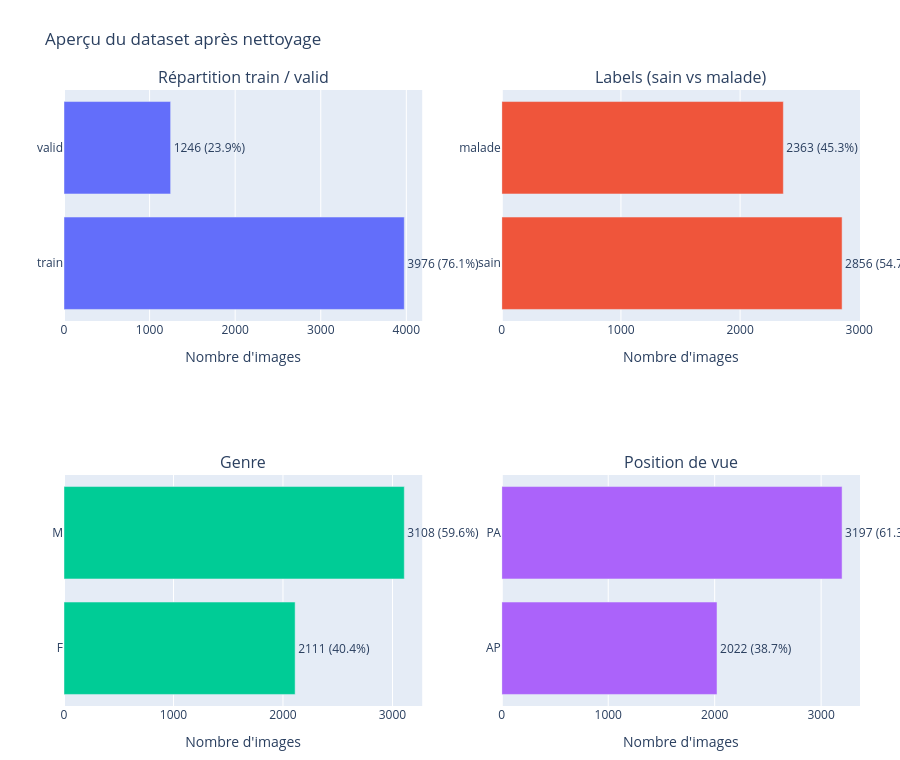
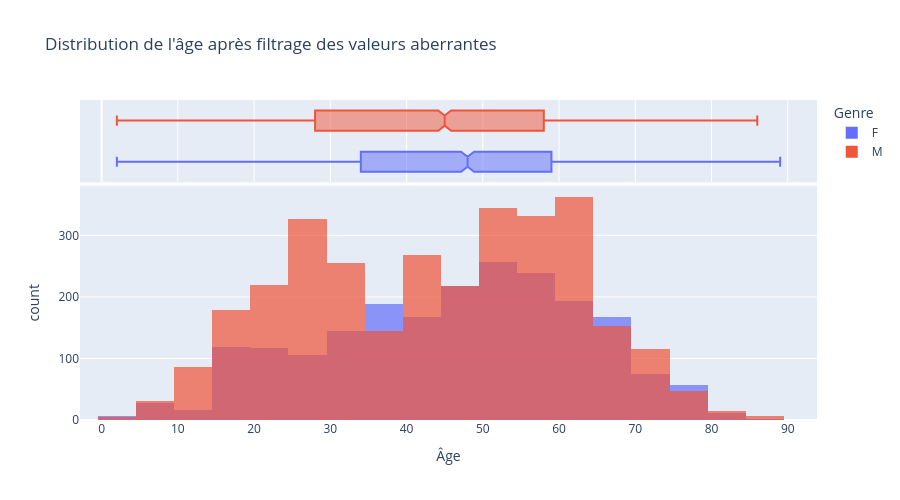

Notebook cell for these charts, in order:
### Code cell
# === Nettoyage et aperçu des données (style mi-projet) ===
df = df_raw.copy()

# Filtrage des âges aberrants dès la préparation
df_before_age_filter = df.copy()
df = df[df['Patient Age'] < 100].copy()
n_removed_age = len(df_before_age_filter) - len(df)

split_counts = df_split['train_valid'].value_counts().reindex(['train', 'valid']).fillna(0).astype(int)
label_counts = df['label'].value_counts().reindex(['sain', 'malade']).fillna(0).astype(int)
gender_counts = df['Patient Gender'].value_counts().reindex(['F', 'M']).fillna(0).astype(int)
position_counts = df['View Position'].value_counts().reindex(['AP', 'PA']).fillna(0).astype(int)

# Palette proche des defaults Plotly utilises dans le mi-projet
plotly_colors = ['#636EFA', '#EF553B', '#00CC96', '#AB63FA']

def add_count_bar(fig, series, row, col, color):
    total = series.sum()
    df_plot = pd.DataFrame({'cat': series.index.astype(str), 'count': series.values})
    df_plot['pct'] = 100 * df_plot['count'] / total if total > 0 else 0.0
    df_plot['text'] = df_plot['count'].astype(str) + ' (' + df_plot['pct'].round(1).astype(str) + '%)'
    fig.add_trace(
        go.Bar(
            x=df_plot['count'],
            y=df_plot['cat'],
            orientation='h',
            marker_color=color,
            text=df_plot['text'],
            textposition='outside',
            cliponaxis=False,
            showlegend=False,
            hovertemplate='%{y}: %{x}<extra></extra>',
        ),
        row=row,
        col=col,
    )

fig = make_subplots(
    rows=2, cols=2,
    subplot_titles=[
        'Répartition train / valid', 'Labels (sain vs malade)',
        'Genre', 'Position de vue'
    ],
    specs=[[{'type': 'bar'}, {'type': 'bar'}],
           [{'type': 'bar'}, {'type': 'bar'}]]
)

add_count_bar(fig, split_counts, 1, 1, plotly_colors[0])
add_count_bar(fig, label_counts, 1, 2, plotly_colors[1])
add_count_bar(fig, gender_counts, 2, 1, plotly_colors[2])
add_count_bar(fig, position_counts, 2, 2, plotly_colors[3])

fig.update_xaxes(title_text="Nombre d'images")
fig.update_yaxes(title_text='')
fig.update_layout(
    height=760,
    template='plotly',
    title_text='Aperçu du dataset après nettoyage',
    margin=dict(l=40, r=40, t=90, b=40),
)
fig.show()

age_fig = px.histogram(
    df,
    x='Patient Age',
    color='Patient Gender',
    nbins=30,
    opacity=0.7,
    marginal='box',
    barmode='overlay',
    title="Distribution de l'âge après filtrage des valeurs aberrantes",
    labels={'Patient Age': 'Âge', 'Patient Gender': 'Genre'},
)
age_fig.update_layout(template='plotly', height=500)
age_fig.show()

summary_df = pd.DataFrame({
    'Mesure': [
        'Images avant filtrage',
        'Images après filtrage',
        'Images retirées',
        'Taux de maladie',
        "Proportion d'hommes",
        'Proportion de PA',
        'Âge moyen',
        'Âge médian',
    ],
    'Valeur': [
        len(df_before_age_filter),
        len(df),
        n_removed_age,
        f"{(df['label'] == 'malade').mean():.2%}",
        f"{(df['Patient Gender'] == 'M').mean():.2%}",
        f"{(df['View Position'] == 'PA').mean():.2%}",
        f"{df['Patient Age'].mean():.1f}",
        f"{df['Patient Age'].median():.1f}",
    ]
})
summary_df

### Figure 1 — Plotly figure (JSON) as saved in the notebook; plotly's stock layout.template omitted (floating-point values rounded to 4 significant figures)
{"data": [{"cliponaxis": false, "hovertemplate": "%{y}: %{x}<extra></extra>", "marker": {"color": "#636EFA"}, "orientation": "h", "showlegend": false, "text": ["3976 (76.1%)", "1246 (23.9%)"], "textposition": "outside", "type": "bar", "x": [3976, 1246], "xaxis": "x", "y": ["train", "valid"], "yaxis": "y"}, {"cliponaxis": false, "hovertemplate": "%{y}: %{x}<extra></extra>", "marker": {"color": "#EF553B"}, "orientation": "h", "showlegend": false, "text": ["2856 (54.7%)", "2363 (45.3%)"], "textposition": "outside", "type": "bar", "x": [2856, 2363], "xaxis": "x2", "y": ["sain", "malade"], "yaxis": "y2"}, {"cliponaxis": false, "hovertemplate": "%{y}: %{x}<extra></extra>", "marker": {"color": "#00CC96"}, "orientation": "h", "showlegend": false, "text": ["2111 (40.4%)", "3108 (59.6%)"], "textposition": "outside", "type": "bar", "x": [2111, 3108], "xaxis": "x3", "y": ["F", "M"], "yaxis": "y3"}, {"cliponaxis": false, "hovertemplate": "%{y}: %{x}<extra></extra>", "marker": {"color": "#AB63FA"}, "orientation": "h", "showlegend": false, "text": ["2022 (38.7%)", "3197 (61.3%)"], "textposition": "outside", "type": "bar", "x": [2022, 3197], "xaxis": "x4", "y": ["AP", "PA"], "yaxis": "y4"}], "layout": {"annotations": [{"font": {"size": 16}, "showarrow": false, "text": "Répartition train / valid", "x": 0.225, "xanchor": "center", "xref": "paper", "y": 1, "yanchor": "bottom", "yref": "paper"}, {"font": {"size": 16}, "showarrow": false, "text": "Labels (sain vs malade)", "x": 0.775, "xanchor": "center", "xref": "paper", "y": 1, "yanchor": "bottom", "yref": "paper"}, {"font": {"size": 16}, "showarrow": false, "text": "Genre", "x": 0.225, "xanchor": "center", "xref": "paper", "y": 0.375, "yanchor": "bottom", "yref": "paper"}, {"font": {"size": 16}, "showarrow": false, "text": "Position de vue", "x": 0.775, "xanchor": "center", "xref": "paper", "y": 0.375, "yanchor": "bottom", "yref": "paper"}], "height": 760, "margin": {"b": 40, "l": 40, "r": 40, "t": 90}, "title": {"text": "Aperçu du dataset après nettoyage"}, "xaxis": {"anchor": "y", "domain": [0, 0.45], "title": {"text": "Nombre d'images"}}, "xaxis2": {"anchor": "y2", "domain": [0.55, 1], "title": {"text": "Nombre d'images"}}, "xaxis3": {"anchor": "y3", "domain": [0, 0.45], "title": {"text": "Nombre d'images"}}, "xaxis4": {"anchor": "y4", "domain": [0.55, 1], "title": {"text": "Nombre d'images"}}, "yaxis": {"anchor": "x", "domain": [0.625, 1], "title": {"text": ""}}, "yaxis2": {"anchor": "x2", "domain": [0.625, 1], "title": {"text": ""}}, "yaxis3": {"anchor": "x3", "domain": [0, 0.375], "title": {"text": ""}}, "yaxis4": {"anchor": "x4", "domain": [0, 0.375], "title": {"text": ""}}}}

### Figure 2 — Plotly figure (JSON) as saved in the notebook; plotly's stock layout.template omitted (floating-point values rounded to 4 significant figures; data arrays with more than 128 entries replaced by an {"elided": "..."} marker saying what was removed)
{"data": [{"bingroup": "x", "hovertemplate": "Genre=F<br>Âge=%{x}<br>count=%{y}<extra></extra>", "legendgroup": "F", "marker": {"color": "#636efa", "opacity": 0.7, "pattern": {"shape": ""}}, "name": "F", "nbinsx": 30, "orientation": "v", "showlegend": true, "type": "histogram", "x": {"elided": "2111 int values"}, "xaxis": "x", "yaxis": "y"}, {"hovertemplate": "Genre=F<br>Âge=%{x}<extra></extra>", "legendgroup": "F", "marker": {"color": "#636efa"}, "name": "F", "notched": true, "showlegend": false, "type": "box", "x": {"elided": "2111 int values"}, "xaxis": "x2", "yaxis": "y2"}, {"bingroup": "x", "hovertemplate": "Genre=M<br>Âge=%{x}<br>count=%{y}<extra></extra>", "legendgroup": "M", "marker": {"color": "#EF553B", "opacity": 0.7, "pattern": {"shape": ""}}, "name": "M", "nbinsx": 30, "orientation": "v", "showlegend": true, "type": "histogram", "x": {"elided": "3108 int values"}, "xaxis": "x", "yaxis": "y"}, {"hovertemplate": "Genre=M<br>Âge=%{x}<extra></extra>", "legendgroup": "M", "marker": {"color": "#EF553B"}, "name": "M", "notched": true, "showlegend": false, "type": "box", "x": {"elided": "3108 int values"}, "xaxis": "x2", "yaxis": "y2"}], "layout": {"barmode": "overlay", "height": 500, "legend": {"title": {"text": "Genre"}, "tracegroupgap": 0}, "title": {"text": "Distribution de l'âge après filtrage des valeurs aberrantes"}, "xaxis": {"anchor": "y", "domain": [0, 1], "title": {"text": "Âge"}}, "xaxis2": {"anchor": "y2", "domain": [0, 1], "matches": "x", "showgrid": true, "showticklabels": false}, "yaxis": {"anchor": "x", "domain": [0, 0.7326], "title": {"text": "count"}}, "yaxis2": {"anchor": "x2", "domain": [0.7426, 1], "matches": "y2", "showgrid": false, "showline": false, "showticklabels": false, "ticks": ""}}}
